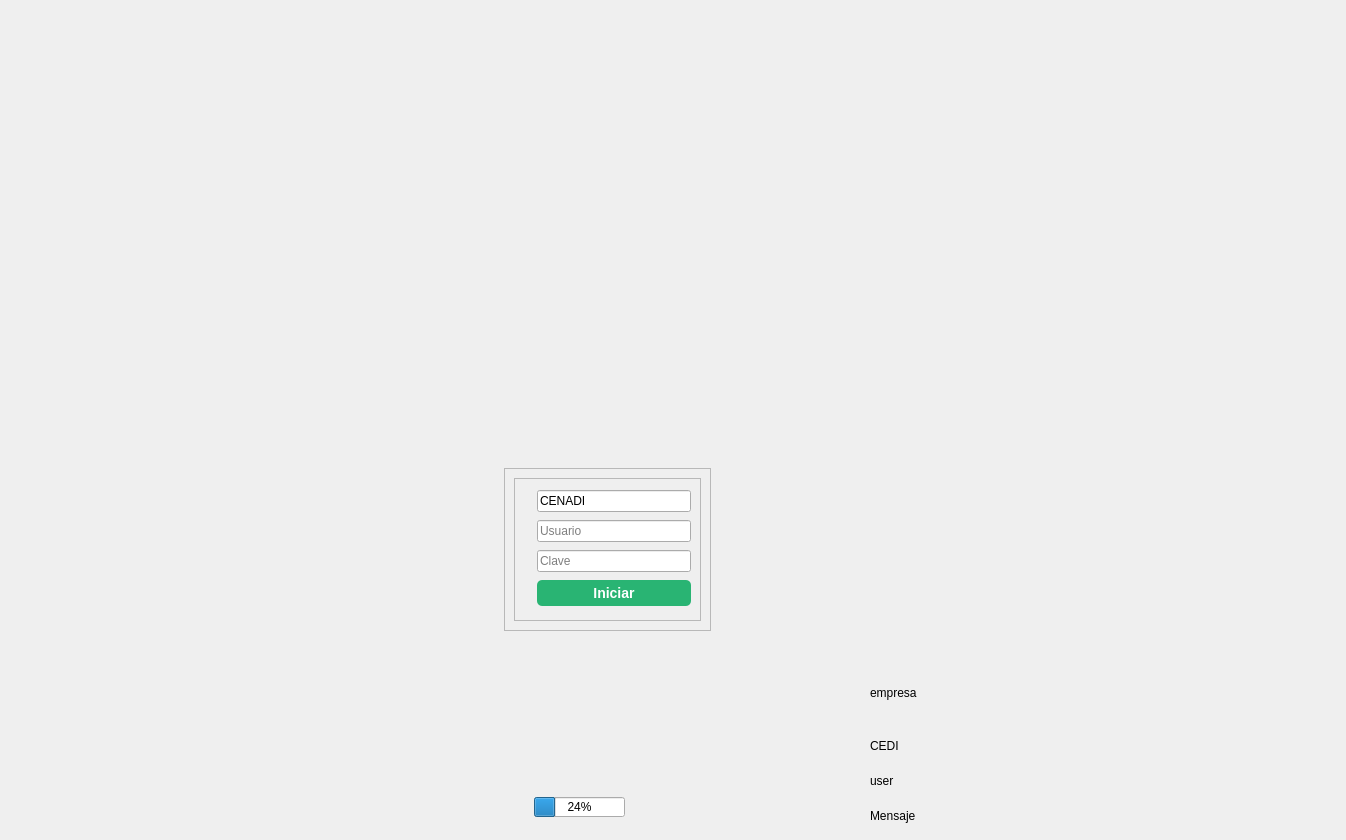
      <widget class="QWidget" name="widget">
       <attribute name="title">
        <string>Iniciar sesión</string>
       </attribute>
       <widget class="QFrame" name="frame_8">
        <property name="geometry">
         <rect>
          <x>504</x>
          <y>468</y>
          <width>207</width>
          <height>163</height>
         </rect>
        </property>
        <property name="maximumSize">
         <size>
          <width>500</width>
          <height>16777215</height>
         </size>
        </property>
        <property name="frameShape">
         <enum>QFrame::StyledPanel</enum>
        </property>
        <property name="frameShadow">
         <enum>QFrame::Raised</enum>
        </property>
        <layout class="QGridLayout" name="gridLayout_23">
         <item row="0" column="2">
          <widget class="QFrame" name="frame_2">
           <property name="maximumSize">
            <size>
             <width>1231234</width>
             <height>1234123</height>
            </size>
           </property>
           <property name="frameShape">
            <enum>QFrame::StyledPanel</enum>
           </property>
           <property name="frameShadow">
            <enum>QFrame::Raised</enum>
           </property>
           <layout class="QGridLayout" name="gridLayout_22">
            <item row="1" column="0">
             <widget class="QLabel" name="label_4">
              <property name="text">
               <string/>
              </property>
              <property name="pixmap">
               <pixmap>:/17.png</pixmap>
              </property>
             </widget>
            </item>
            <item row="2" column="1">
             <widget class="QLineEdit" name="lineEditClave">
              <property name="inputMask">
               <string>xxxxxxxxxxxxxxxxxxxxxxxx</string>
              </property>
              <property name="placeholderText">
               <string>Clave</string>
              </property>
             </widget>
            </item>
            <item row="0" column="1">
             <widget class="QLineEdit" name="lineEditCEDI">
              <property name="text">
               <string>CENADI</string>
              </property>
              <property name="placeholderText">
               <string>CEDI</string>
              </property>
             </widget>
            </item>
            <item row="2" column="0">
             <widget class="QLabel" name="label_22">
              <property name="text">
               <string/>
              </property>
              <property name="pixmap">
               <pixmap>:/17.png</pixmap>
              </property>
             </widget>
            </item>
            <item row="3" column="1">
             <widget class="QPushButton" name="pushButtonIniciaSesion">
              <property name="palette">
               <palette>
                <active>
                 <colorrole role="Button">
                  <brush brushstyle="SolidPattern">
                   <color alpha="255">
                    <red>41</red>
                    <green>180</green>
                    <blue>115</blue>
                   </color>
                  </brush>
                 </colorrole>
                 <colorrole role="ButtonText">
                  <brush brushstyle="SolidPattern">
                   <color alpha="255">
                    <red>255</red>
                    <green>255</green>
                    <blue>255</blue>
                   </color>
                  </brush>
                 </colorrole>
                 <colorrole role="Base">
                  <brush brushstyle="SolidPattern">
                   <color alpha="255">
                    <red>41</red>
                    <green>180</green>
                    <blue>115</blue>
                   </color>
                  </brush>
                 </colorrole>
                 <colorrole role="Window">
                  <brush brushstyle="SolidPattern">
                   <color alpha="255">
                    <red>41</red>
                    <green>180</green>
                    <blue>115</blue>
                   </color>
                  </brush>
                 </colorrole>
                </active>
                <inactive>
                 <colorrole role="Button">
                  <brush brushstyle="SolidPattern">
                   <color alpha="255">
                    <red>41</red>
                    <green>180</green>
                    <blue>115</blue>
                   </color>
                  </brush>
                 </colorrole>
                 <colorrole role="ButtonText">
                  <brush brushstyle="SolidPattern">
                   <color alpha="255">
                    <red>255</red>
                    <green>255</green>
                    <blue>255</blue>
                   </color>
                  </brush>
                 </colorrole>
                 <colorrole role="Base">
                  <brush brushstyle="SolidPattern">
                   <color alpha="255">
                    <red>41</red>
                    <green>180</green>
                    <blue>115</blue>
                   </color>
                  </brush>
                 </colorrole>
                 <colorrole role="Window">
                  <brush brushstyle="SolidPattern">
                   <color alpha="255">
                    <red>41</red>
                    <green>180</green>
                    <blue>115</blue>
                   </color>
                  </brush>
                 </colorrole>
                </inactive>
                <disabled>
                 <colorrole role="Button">
                  <brush brushstyle="SolidPattern">
                   <color alpha="255">
                    <red>41</red>
                    <green>180</green>
                    <blue>115</blue>
                   </color>
                  </brush>
                 </colorrole>
                 <colorrole role="ButtonText">
                  <brush brushstyle="SolidPattern">
                   <color alpha="255">
                    <red>204</red>
                    <green>204</green>
                    <blue>204</blue>
                   </color>
                  </brush>
                 </colorrole>
                 <colorrole role="Base">
                  <brush brushstyle="SolidPattern">
                   <color alpha="255">
                    <red>41</red>
                    <green>180</green>
                    <blue>115</blue>
                   </color>
                  </brush>
                 </colorrole>
                 <colorrole role="Window">
                  <brush brushstyle="SolidPattern">
                   <color alpha="255">
                    <red>41</red>
                    <green>180</green>
                    <blue>115</blue>
                   </color>
                  </brush>
                 </colorrole>
                </disabled>
               </palette>
              </property>
              <property name="styleSheet">
               <string notr="true">QPushButton#pushButtonIniciaSesion {
background-color: rgb(41, 180, 115);
border-radius: 5px;
font: bold 14px;
padding: 5px;
} </string>
              </property>
              <property name="text">
               <string>Iniciar</string>
              </property>
             </widget>
            </item>
            <item row="0" column="0">
             <widget class="QLabel" name="label_6">
              <property name="text">
               <string/>
              </property>
              <property name="pixmap">
               <pixmap>:/17.png</pixmap>
              </property>
             </widget>
            </item>
            <item row="1" column="1">
             <widget class="QLineEdit" name="lineEditUsuario">
              <property name="placeholderText">
               <string>Usuario</string>
              </property>
             </widget>
            </item>
           </layout>
          </widget>
         </item>
        </layout>
       </widget>
       <widget class="QLabel" name="label">
        <property name="geometry">
         <rect>
          <x>20</x>
          <y>92</y>
          <width>1282</width>
          <height>232</height>
         </rect>
        </property>
        <property name="sizePolicy">
         <sizepolicy hsizetype="Preferred" vsizetype="Preferred">
          <horstretch>0</horstretch>
          <verstretch>0</verstretch>
         </sizepolicy>
        </property>
        <property name="maximumSize">
         <size>
          <width>12341234</width>
          <height>12341234</height>
         </size>
        </property>
        <property name="layoutDirection">
         <enum>Qt::LeftToRight</enum>
        </property>
        <property name="autoFillBackground">
         <bool>false</bool>
        </property>
        <property name="text">
         <string/>
        </property>
        <property name="pixmap">
         <pixmap>:/pestana_arms.png</pixmap>
        </property>
        <property name="scaledContents">
         <bool>true</bool>
        </property>
       </widget>
       <widget class="QLabel" name="labelStatusBarCEDI">
        <property name="geometry">
         <rect>
          <x>870</x>
          <y>730</y>
          <width>61</width>
          <height>31</height>
         </rect>
        </property>
        <property name="text">
         <string>CEDI</string>
        </property>
       </widget>
       <widget class="QLabel" name="labelStatusBarUser">
        <property name="geometry">
         <rect>
          <x>870</x>
          <y>760</y>
          <width>121</width>
          <height>41</height>
         </rect>
        </property>
        <property name="text">
         <string>user</string>
        </property>
       </widget>
       <widget class="QLabel" name="Mensaje">
        <property name="geometry">
         <rect>
          <x>1037</x>
          <y>647</y>
          <width>16</width>
          <height>16</height>
         </rect>
        </property>
        <property name="text">
         <string/>
        </property>
       </widget>
       <widget class="QProgressBar" name="progressBarStatus">
        <property name="geometry">
         <rect>
          <x>534</x>
          <y>797</y>
          <width>91</width>
          <height>20</height>
         </rect>
        </property>
        <property name="value">
         <number>24</number>
        </property>
       </widget>
       <widget class="QLabel" name="labelStatusBarEmpresa">
        <property name="geometry">
         <rect>
          <x>870</x>
          <y>660</y>
          <width>467</width>
          <height>65</height>
         </rect>
        </property>
        <property name="text">
         <string>empresa</string>
        </property>
       </widget>
       <widget class="QLabel" name="labelStatusBarMensaje">
        <property name="geometry">
         <rect>
          <x>870</x>
          <y>800</y>
          <width>61</width>
          <height>31</height>
         </rect>
        </property>
        <property name="text">
         <string>Mensaje</string>
        </property>
       </widget>
      </widget>
